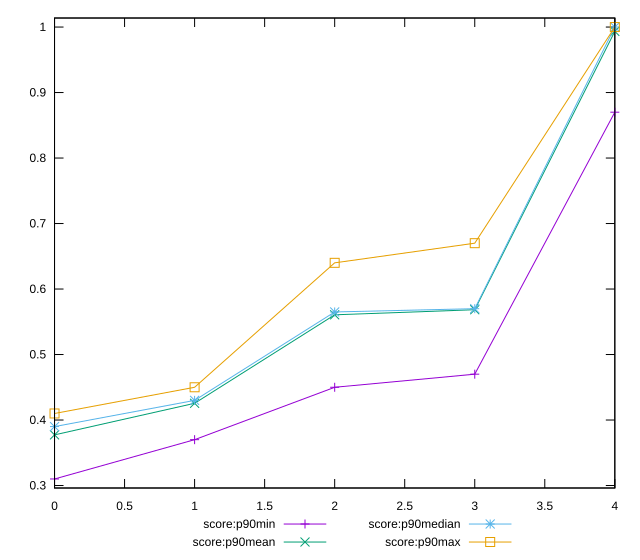

Here is the gnuplot script that generated this plot:
reset

$scoreP90Min <<EOF
0 0.31
1 0.37
2 0.45
3 0.47
4 0.87
EOF

$scoreP90Mean <<EOF
0 0.3773404255319148
1 0.42553191489361697
2 0.5606382978723405
3 0.5684042553191488
4 0.9934042553191489
EOF

$scoreP90Median <<EOF
0 0.39
1 0.43
2 0.565
3 0.57
4 1
EOF

$scoreP90Max <<EOF
0 0.41
1 0.45
2 0.64
3 0.67
4 1
EOF

set key outside below
set xrange [0:4]
set yrange [0.2962:1.0138]
set trange [0.2962:1.0138]
set terminal svg size 640, 560 enhanced background rgb 'white'
set output "report_00015_2021-02-09T16-11-33.973Z/render-blocking-resources/progression/score.svg"

plot $scoreP90Min title "score:p90min" with linespoints, \
     $scoreP90Mean title "score:p90mean" with linespoints, \
     $scoreP90Median title "score:p90median" with linespoints, \
     $scoreP90Max title "score:p90max" with linespoints

reset
